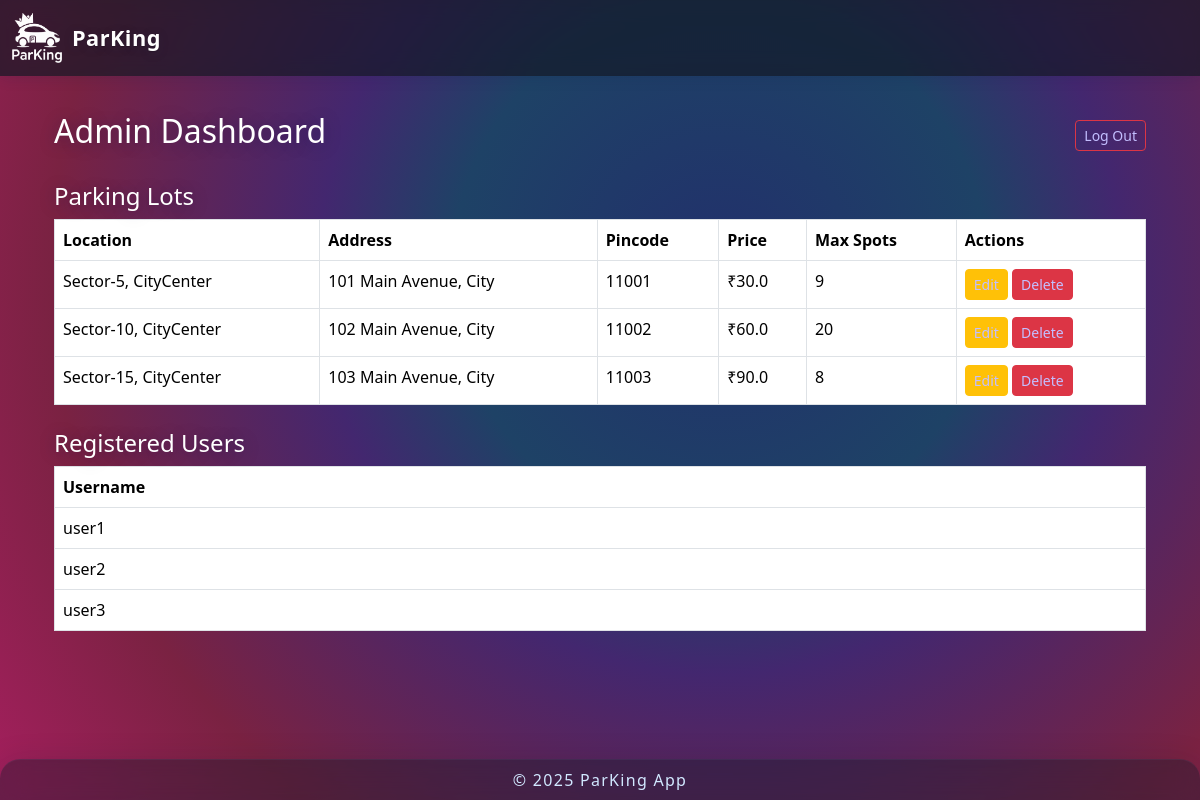
/admin/dashboard (signed in), run on an earlier commit of the app's database.
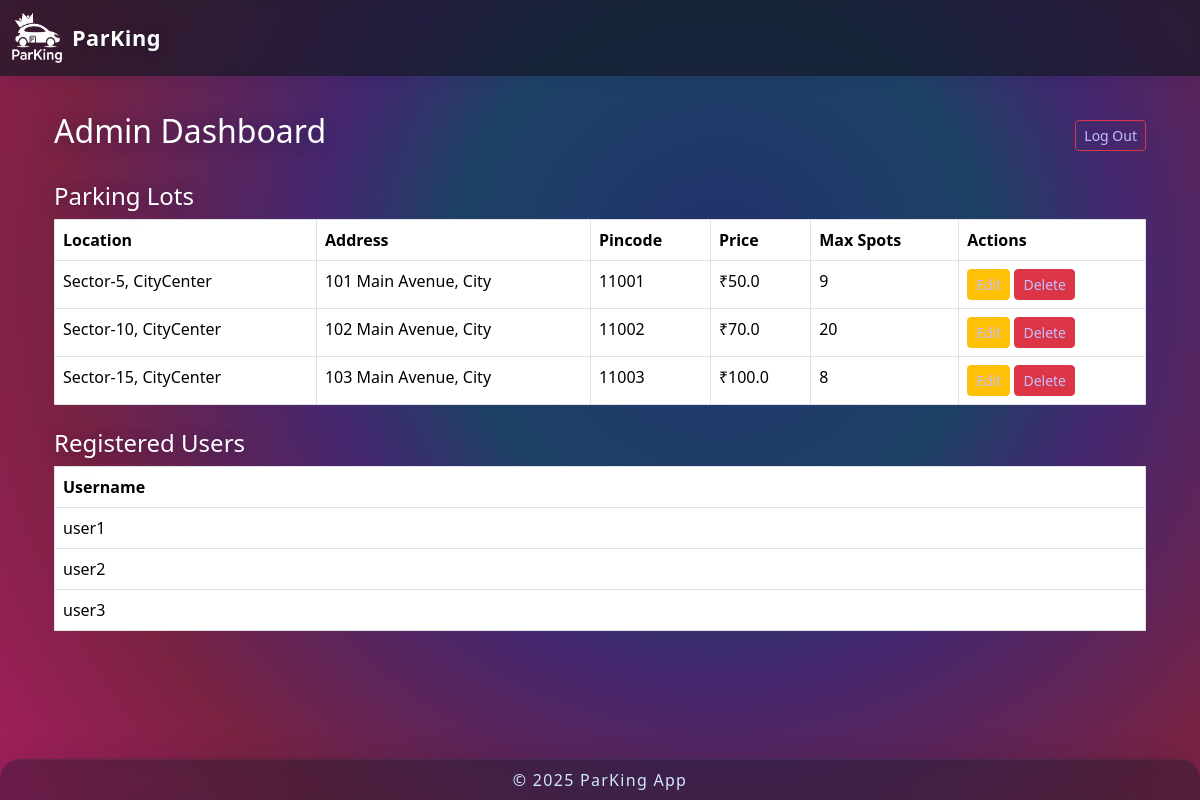
And on a later commit of the database.
### controllers/database.py (models this page shows)
class ParkingLot(db.Model):
    id = db.Column(db.Integer, primary_key=True)        # Primary key column is `id`
    location = db.Column(db.String(120), nullable=False)
    prices = db.Column(db.Float, nullable=False)
    address = db.Column(db.String(200), nullable=False)
    pincode = db.Column(db.String(10), nullable=False)
    max_spots = db.Column(db.Integer, nullable=False)
    spots = db.relationship('ParkingSpot', backref='parking_lot', lazy=True)

### app.py (the view)
@app.route('/admin/dashboard')
def admin_dashboard():
    if 'admin_id' not in session:
        flash("Please log in as admin to access dashboard.", "danger")
        return redirect(url_for('admin_login'))
    parking_lots = ParkingLot.query.all()
    users = User.query.all()
    return render_template('admin_dashboard.html', lots=parking_lots, users=users)

### templates/admin_dashboard.html
{% extends "layout.html" %}
{% block content %}
<div class="container py-4">
  <div class="d-flex justify-content-between align-items-center mb-4">
    <h2>Admin Dashboard</h2>
    <a href="{{ url_for('admin_logout') }}" class="btn btn-outline-danger btn-sm">Log Out</a>
  </div>
  <h4>Parking Lots</h4>
  <table class="table table-bordered mb-4">
    <thead>
      <tr>
        <th>Location</th>
        <th>Address</th>
        <th>Pincode</th>
        <th>Price</th>
        <th>Max Spots</th>
        <th>Actions</th>
      </tr>
    </thead>
    <tbody>
      {% for lot in lots %}
      <tr>
        <td>{{ lot.location }}</td>
        <td>{{ lot.address }}</td>
        <td>{{ lot.pincode }}</td>
        <td>₹{{ lot.prices }}</td>
        <td>{{ lot.max_spots }}</td>
        <td>
          <a href="{{ url_for('admin_edit_lot', lot_id=lot.id) }}" class="btn btn-sm btn-warning">Edit</a>
          {% set occupied_spots = lot.spots|selectattr('status', 'equalto', 'O')|list|length %}
          {% if occupied_spots == 0 %}
            <a href="{{ url_for('admin_delete_lot', lot_id=lot.id) }}" class="btn btn-sm btn-danger" onclick="return confirm('Confirm delete this parking lot?')">Delete</a>
          {% else %}
            <button class="btn btn-sm btn-secondary" disabled>Delete</button>
          {% endif %}
        </td>
      </tr>
      {% endfor %}
    </tbody>
  </table>
  <h4>Registered Users</h4>
  <table class="table table-bordered">
    <thead>
      <tr><th>Username</th></tr>
    </thead>
    <tbody>
      {% for user in users %}
      <tr><td>{{ user.username }}</td></tr>
      {% endfor %}
    </tbody>
  </table>
</div>
{% endblock %}

What changed in the data, as far as the page shows it:
changed ParkingLot "Sector-5, CityCenter": prices "30.0" → "50.0"
changed ParkingLot "Sector-10, CityCenter": prices "60.0" → "70.0"
changed ParkingLot "Sector-15, CityCenter": prices "90.0" → "100.0"
